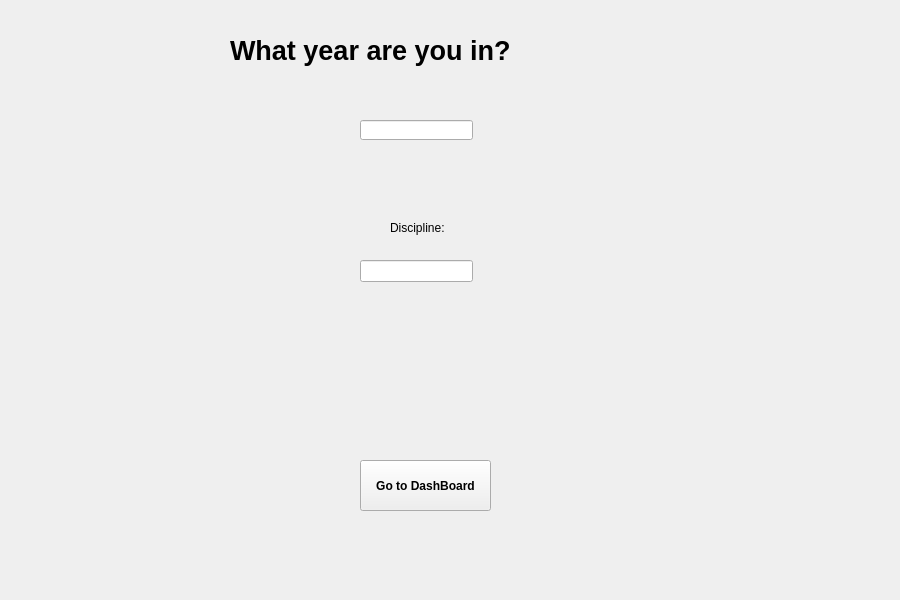
<?xml version="1.0" encoding="UTF-8"?>
<ui version="4.0">
 <class>dashIntro</class>
 <widget class="QWidget" name="dashIntro">
  <property name="geometry">
   <rect>
    <x>0</x>
    <y>0</y>
    <width>900</width>
    <height>600</height>
   </rect>
  </property>
  <property name="windowTitle">
   <string>Form</string>
  </property>
  <widget class="QLabel" name="label">
   <property name="geometry">
    <rect>
     <x>230</x>
     <y>0</y>
     <width>391</width>
     <height>101</height>
    </rect>
   </property>
   <property name="font">
    <font>
     <pointsize>20</pointsize>
     <weight>75</weight>
     <bold>true</bold>
    </font>
   </property>
   <property name="text">
    <string>What year are you in?</string>
   </property>
  </widget>
  <widget class="QLineEdit" name="yearIn">
   <property name="geometry">
    <rect>
     <x>360</x>
     <y>120</y>
     <width>113</width>
     <height>20</height>
    </rect>
   </property>
  </widget>
  <widget class="QPushButton" name="dashBtn">
   <property name="geometry">
    <rect>
     <x>360</x>
     <y>460</y>
     <width>131</width>
     <height>51</height>
    </rect>
   </property>
   <property name="font">
    <font>
     <weight>75</weight>
     <bold>true</bold>
    </font>
   </property>
   <property name="text">
    <string>Go to DashBoard</string>
   </property>
  </widget>
  <widget class="QLineEdit" name="disOut">
   <property name="geometry">
    <rect>
     <x>360</x>
     <y>260</y>
     <width>113</width>
     <height>22</height>
    </rect>
   </property>
  </widget>
  <widget class="QLabel" name="label_2">
   <property name="geometry">
    <rect>
     <x>390</x>
     <y>220</y>
     <width>71</width>
     <height>16</height>
    </rect>
   </property>
   <property name="text">
    <string>Discipline:</string>
   </property>
  </widget>
 </widget>
 <resources/>
 <connections/>
</ui>
